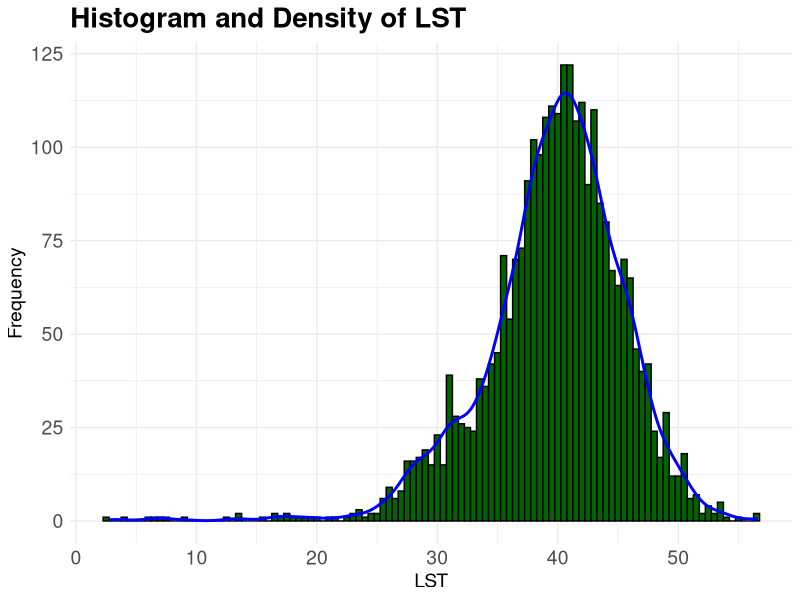

The R script that drew this image:
## ---- chunk 1
final_data = read.csv("final_data.csv")
## ---- chunk 2
library(tidyverse)


ggplot(final_data, aes(x = Lst)) +
  geom_histogram(binwidth = 0.5, fill = "#006400", color = "black") +
  geom_density(aes(y = ..count.. * 0.5), color = "blue", size = 1) +  
labs(x = "LST", y = "Frequency", title = "Histogram and Density of LST") +
  theme_minimal() +
  theme(plot.title = element_text(size = 20, face = "bold"),
        axis.title = element_text(size = 14),
        axis.text = element_text(size = 14))

## ---- chunk 3

library(dplyr)
summer_data <- final_data %>%
  filter(Lst>20) %>%
  group_by(Date, Year, Month ) %>%
  summarise_all(.funs = mean, na.rm = TRUE)  %>%
  ungroup()

glimpse(summer_data)
## ---- chunk 4
write.csv(summer_data[, -1], "summer_data.csv", row.names = FALSE)

